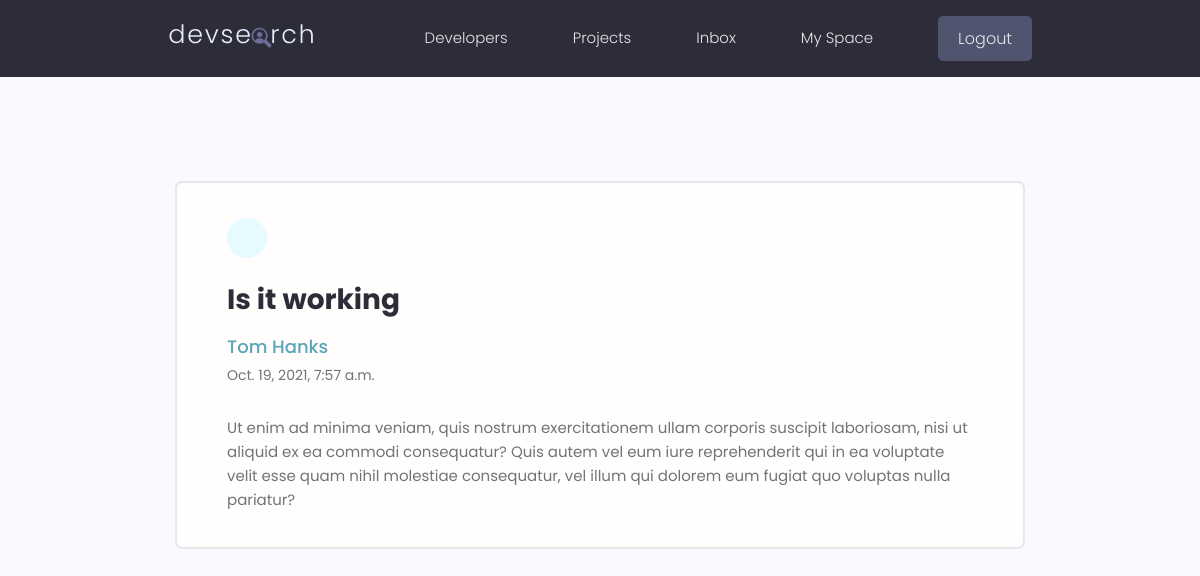
/message/3e4d3db0-6c62-4ddc-ac8d-8687e52378f7/ (signed in), run on the app's committed database.
### users/models.py (models this page shows, shortened)
class Message(models.Model):
    sender = models.ForeignKey(Profile,on_delete=models.SET_NULL,null = True,blank = True)
    recipient = models.ForeignKey(Profile,on_delete=models.SET_NULL,null = True,blank= True,related_name='messages')
    name = models.CharField(max_length=255,null = True,blank=True)
    email = models.EmailField(max_length = 255, null = True,blank = True)
    is_read = models.BooleanField(default = False)
    subject = models.CharField(max_length=255,null = True,blank = True)
    body = models.TextField()
    created = models.DateTimeField(auto_now_add = True )
    id = models.UUIDField(default=uuid.uuid4,unique=True, primary_key=True, editable=False)
    class Meta:
        ordering = ['is_read','-created']

### users/views.py (the view)
# urls.py: path('message/<str:pk>/',views.viewMessage,name = 'message'),
@login_required(login_url= 'login')
def viewMessage(request,pk):
    profile = request.user.profile
    message = profile.messages.get(id = pk)
    if message.is_read == False:
        message.is_read = True
        message.save()
    context = {'message':message}
    return render(request,'users/message.html',context)

### users/templates/users/message.html (shortened to what this page needs)
{% extends 'main.html' %}
{% block content %}
  <main class="messagePage my-xl">
    <div class="content-box">
      <div class="message">
        <a class="backButton" href="{% url 'inbox' %}"></a>
        <h2 class="message__subject">{{message.subject}}</h4>
          <a href="" class="message__author">{{message.name}}</a>
          <p class="message__date">{{message.created}}</p>
          <div class="message__body">
            {{message.body|linebreaksbr}}
          </div>
      </div>
    </div>
  </main>
  {% endblock %}

### static/styles/app.css (style rules this page uses)
:root { --color-sub: #2d2d39; }
.content-box { width: 95%; max-width: 85rem; margin: 0 auto; }
.message { padding: 2.5rem 0; }
.message > a { display: flex; gap: 1rem; }
.message__author, .message__date { flex-basis: 25%; }
.message__subject { flex-basis: 50%; }
.message__date { text-align: right; }
.messagePage .message { list-style: none; background: var(--color-white); padding: 3.5rem 5rem; border: 2px solid var(--color-light); border-radius: 0.7rem; }
.messagePage .message__subject { font-size: 2.8rem; color: var(--color-sub); margin-bottom: 1rem; margin-top: 2rem; }
.messagePage .message__author { font-size: 1.8rem; font-weight: 500; }
.messagePage .message__date { font-size: 1.4rem; font-weight: 400; text-align: left; margin-bottom: 3rem; }
.backButton { background: var(--color-main-light); color: var(--color-main); width: 4rem; height: 4rem; display: flex; align-items: center; justify-content: center; border-radius: 50%; }

### static/uikit/styles/modules/_variables.css (style rules this page uses)
:root { --color-main: #5aa5b9; --color-main-light: #e6faff; --color-sub: #3f4156; --color-sub-light: #51546e; --color-sub-lighter: #ededfd; --color-text: #737373; --color-gray: #8b8b8b; --color-light: #e5e7eb; --color-light-gray: #767676; --color-bg: #f8fafd; --color-white: #fffefd; --color-white-light: #f3f3f3; --color-success: #359e64; --color-success-bg: #def8e8; --color-error: #fc4b0b; --color-error-bg: #fff2ee; --font-base: 'Poppins', arial, helvetica, 'Segoe UI', roboto, ubuntu, sans-serif; --font-monospace: 'Fira Code', 'Courier New', courier, monospace; --font-regular: 300; --font-medium: 500; --font-bold: 700; --generic-shadow: 1px 1px 5px #00000010; --generic-transition: all 0.3s ease-in-out; }

### static/uikit/styles/modules/_base.css (style rules this page uses)
* { margin: 0; padding: 0; box-sizing: border-box; text-rendering: optimizeLegibility; color: inherit; font-size: inherit; }
html { font-size: 50%; }
@media only screen and (min-width: 480px) { html { font-size: 56.25%; } }
@media only screen and (min-width: 1200px) { html { font-size: 62.5%; } }
body { line-height: 1.6; font-weight: 400; font-size: 1.5rem; color: var(--color-text); background-color: var(--color-bg); min-height: 100vh; }

### static/uikit/styles/modules/_typography.css (style rules this page uses)
* { font-family: var(--font-base); }
h2 { font-size: 3.6rem; font-weight: var(--font-bold); }
p, span, strong { font-size: 1.6rem; color: var(--color-text); font-weight: var(--font-regular); }
a { padding-bottom: 2px; text-decoration: none; display: inline-block; color: var(--color-main); font-weight: var(--font-medium); }

### static/uikit/styles/modules/_utilities.css (style rules this page uses)
.my-xl { margin: 8rem auto; }

### data on the page
Message: subject "Is it working", name "Tom Hanks", created "Oct. 19, 2021, 7:57 a.m.", body "Ut enim ad minima veniam, quis nostrum exercitationem ullam corporis suscipit laboriosam, nisi ut aliquid ex ea commodi consequatur? Quis autem vel eum iure reprehenderit qui in ea voluptate velit esse quam nihil molestiae consequatur, vel illum qui dolorem eum fugiat quo voluptas nulla pariatur?"
